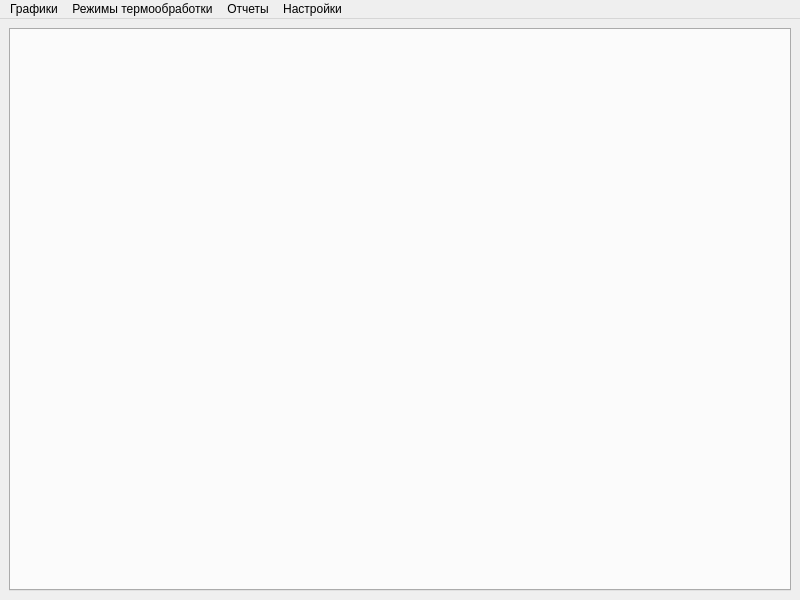
<?xml version="1.0" encoding="UTF-8"?>
<ui version="4.0">
 <class>MainWindow</class>
 <widget class="QMainWindow" name="MainWindow">
  <property name="geometry">
   <rect>
    <x>0</x>
    <y>0</y>
    <width>800</width>
    <height>600</height>
   </rect>
  </property>
  <property name="windowTitle">
   <string>Термообработка</string>
  </property>
  <widget class="QWidget" name="centralwidget">
   <layout class="QVBoxLayout" name="verticalLayout">
    <item>
     <widget class="QTabWidget" name="tabWidget">
      <property name="currentIndex">
       <number>-1</number>
      </property>
     </widget>
    </item>
   </layout>
  </widget>
  <widget class="QMenuBar" name="menubar">
   <property name="geometry">
    <rect>
     <x>0</x>
     <y>0</y>
     <width>800</width>
     <height>30</height>
    </rect>
   </property>
   <widget class="QMenu" name="menu">
    <property name="title">
     <string>Графики</string>
    </property>
    <addaction name="actionGraph"/>
   </widget>
   <widget class="QMenu" name="menu_2">
    <property name="title">
     <string>Режимы термообработки</string>
    </property>
    <addaction name="actionProgEl"/>
    <addaction name="actionProgWire"/>
   </widget>
   <widget class="QMenu" name="menu_analytics">
    <property name="title">
     <string>Отчеты</string>
    </property>
   </widget>
   <widget class="QMenu" name="menu_3">
    <property name="title">
     <string>Настройки</string>
    </property>
    <addaction name="actionOven"/>
   </widget>
   <addaction name="menu"/>
   <addaction name="menu_2"/>
   <addaction name="menu_analytics"/>
   <addaction name="menu_3"/>
  </widget>
  <action name="actionGraph">
   <property name="text">
    <string>Графики температуры</string>
   </property>
  </action>
  <action name="actionProgEl">
   <property name="text">
    <string>Режимы для электродов</string>
   </property>
  </action>
  <action name="actionProgWire">
   <property name="text">
    <string>Режимы для проволоки</string>
   </property>
  </action>
  <action name="actionOven">
   <property name="text">
    <string>Конфигурация печей</string>
   </property>
  </action>
 </widget>
 <resources/>
 <connections/>
</ui>
